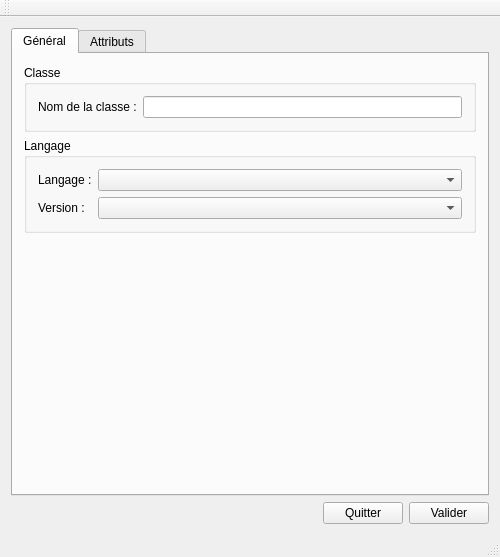
<?xml version="1.0" encoding="UTF-8"?>
<ui version="4.0">
 <class>MainWindow</class>
 <widget class="QMainWindow" name="MainWindow">
  <property name="geometry">
   <rect>
    <x>0</x>
    <y>0</y>
    <width>500</width>
    <height>557</height>
   </rect>
  </property>
  <property name="windowTitle">
   <string>MainWindow</string>
  </property>
  <widget class="QWidget" name="centralWidget">
   <layout class="QVBoxLayout" name="verticalLayout">
    <item>
     <widget class="QTabWidget" name="tabWidget">
      <property name="currentIndex">
       <number>0</number>
      </property>
      <widget class="QWidget" name="tab">
       <attribute name="title">
        <string>Général</string>
       </attribute>
       <layout class="QVBoxLayout" name="verticalLayout_4">
        <item>
         <widget class="QGroupBox" name="groupBox">
          <property name="title">
           <string>Classe</string>
          </property>
          <layout class="QVBoxLayout" name="verticalLayout_2">
           <item>
            <layout class="QFormLayout" name="formLayout">
             <property name="sizeConstraint">
              <enum>QLayout::SetDefaultConstraint</enum>
             </property>
             <property name="labelAlignment">
              <set>Qt::AlignLeading|Qt::AlignLeft|Qt::AlignVCenter</set>
             </property>
             <property name="formAlignment">
              <set>Qt::AlignLeading|Qt::AlignLeft|Qt::AlignTop</set>
             </property>
             <item row="0" column="0">
              <widget class="QLabel" name="label">
               <property name="text">
                <string>Nom de la classe :</string>
               </property>
              </widget>
             </item>
             <item row="0" column="1">
              <widget class="QLineEdit" name="lineEdit">
               <property name="sizePolicy">
                <sizepolicy hsizetype="Expanding" vsizetype="Fixed">
                 <horstretch>0</horstretch>
                 <verstretch>0</verstretch>
                </sizepolicy>
               </property>
              </widget>
             </item>
            </layout>
           </item>
          </layout>
         </widget>
        </item>
        <item>
         <widget class="QGroupBox" name="groupBox_2">
          <property name="title">
           <string>Langage</string>
          </property>
          <layout class="QVBoxLayout" name="verticalLayout_3">
           <item>
            <layout class="QFormLayout" name="formLayout_2">
             <property name="labelAlignment">
              <set>Qt::AlignLeading|Qt::AlignLeft|Qt::AlignVCenter</set>
             </property>
             <property name="formAlignment">
              <set>Qt::AlignLeading|Qt::AlignLeft|Qt::AlignTop</set>
             </property>
             <item row="0" column="0">
              <widget class="QLabel" name="label_2">
               <property name="text">
                <string>Langage :</string>
               </property>
              </widget>
             </item>
             <item row="0" column="1">
              <widget class="QComboBox" name="comboBox"/>
             </item>
             <item row="1" column="0">
              <widget class="QLabel" name="label_3">
               <property name="text">
                <string>Version :</string>
               </property>
              </widget>
             </item>
             <item row="1" column="1">
              <widget class="QComboBox" name="comboBox_2"/>
             </item>
            </layout>
           </item>
          </layout>
         </widget>
        </item>
        <item>
         <spacer name="verticalSpacer">
          <property name="orientation">
           <enum>Qt::Vertical</enum>
          </property>
          <property name="sizeHint" stdset="0">
           <size>
            <width>20</width>
            <height>193</height>
           </size>
          </property>
         </spacer>
        </item>
       </layout>
      </widget>
      <widget class="QWidget" name="tab_2">
       <attribute name="title">
        <string>Attributs</string>
       </attribute>
       <layout class="QVBoxLayout" name="verticalLayout_7">
        <item>
         <widget class="QGroupBox" name="groupBox_3">
          <property name="title">
           <string>Attributs</string>
          </property>
          <layout class="QHBoxLayout" name="horizontalLayout_2">
           <item>
            <widget class="QListView" name="listView"/>
           </item>
           <item>
            <layout class="QVBoxLayout" name="verticalLayout_5">
             <item>
              <widget class="QToolButton" name="toolButton">
               <property name="text">
                <string/>
               </property>
               <property name="icon">
                <iconset>
                 <normaloff>resources/images/plus.png</normaloff>resources/images/plus.png</iconset>
               </property>
              </widget>
             </item>
             <item>
              <widget class="QToolButton" name="toolButton_2">
               <property name="text">
                <string/>
               </property>
               <property name="icon">
                <iconset>
                 <normaloff>resources/images/moins.png</normaloff>resources/images/moins.png</iconset>
               </property>
              </widget>
             </item>
             <item>
              <spacer name="verticalSpacer_3">
               <property name="orientation">
                <enum>Qt::Vertical</enum>
               </property>
               <property name="sizeHint" stdset="0">
                <size>
                 <width>20</width>
                 <height>40</height>
                </size>
               </property>
              </spacer>
             </item>
            </layout>
           </item>
          </layout>
         </widget>
        </item>
        <item>
         <widget class="QGroupBox" name="groupBox_4">
          <property name="title">
           <string>Attributs de classe</string>
          </property>
          <layout class="QHBoxLayout" name="horizontalLayout_3">
           <item>
            <widget class="QListView" name="listView_2"/>
           </item>
           <item>
            <layout class="QVBoxLayout" name="verticalLayout_6">
             <item>
              <widget class="QToolButton" name="toolButton_3">
               <property name="text">
                <string/>
               </property>
               <property name="icon">
                <iconset>
                 <normaloff>resources/images/plus.png</normaloff>resources/images/plus.png</iconset>
               </property>
              </widget>
             </item>
             <item>
              <widget class="QToolButton" name="toolButton_4">
               <property name="text">
                <string/>
               </property>
               <property name="icon">
                <iconset>
                 <normaloff>resources/images/moins.png</normaloff>resources/images/moins.png</iconset>
               </property>
              </widget>
             </item>
             <item>
              <spacer name="verticalSpacer_4">
               <property name="orientation">
                <enum>Qt::Vertical</enum>
               </property>
               <property name="sizeHint" stdset="0">
                <size>
                 <width>20</width>
                 <height>40</height>
                </size>
               </property>
              </spacer>
             </item>
            </layout>
           </item>
          </layout>
         </widget>
        </item>
        <item>
         <spacer name="verticalSpacer_2">
          <property name="orientation">
           <enum>Qt::Vertical</enum>
          </property>
          <property name="sizeHint" stdset="0">
           <size>
            <width>20</width>
            <height>1</height>
           </size>
          </property>
         </spacer>
        </item>
       </layout>
      </widget>
     </widget>
    </item>
    <item>
     <layout class="QHBoxLayout" name="horizontalLayout">
      <item>
       <spacer name="horizontalSpacer">
        <property name="orientation">
         <enum>Qt::Horizontal</enum>
        </property>
        <property name="sizeHint" stdset="0">
         <size>
          <width>40</width>
          <height>20</height>
         </size>
        </property>
       </spacer>
      </item>
      <item>
       <widget class="QPushButton" name="pushButton_Quit">
        <property name="text">
         <string>Quitter</string>
        </property>
        <property name="icon">
         <iconset>
          <normaloff>resources/images/annuler.png</normaloff>resources/images/annuler.png</iconset>
        </property>
       </widget>
      </item>
      <item>
       <widget class="QPushButton" name="pushButton_OK">
        <property name="text">
         <string>Valider</string>
        </property>
        <property name="icon">
         <iconset>
          <normaloff>resources/images/valider.png</normaloff>resources/images/valider.png</iconset>
        </property>
       </widget>
      </item>
     </layout>
    </item>
   </layout>
  </widget>
  <widget class="QMenuBar" name="menuBar">
   <property name="geometry">
    <rect>
     <x>0</x>
     <y>0</y>
     <width>500</width>
     <height>22</height>
    </rect>
   </property>
  </widget>
  <widget class="QToolBar" name="mainToolBar">
   <attribute name="toolBarArea">
    <enum>TopToolBarArea</enum>
   </attribute>
   <attribute name="toolBarBreak">
    <bool>false</bool>
   </attribute>
  </widget>
  <widget class="QStatusBar" name="statusBar"/>
 </widget>
 <layoutdefault spacing="6" margin="11"/>
 <resources/>
 <connections/>
</ui>
